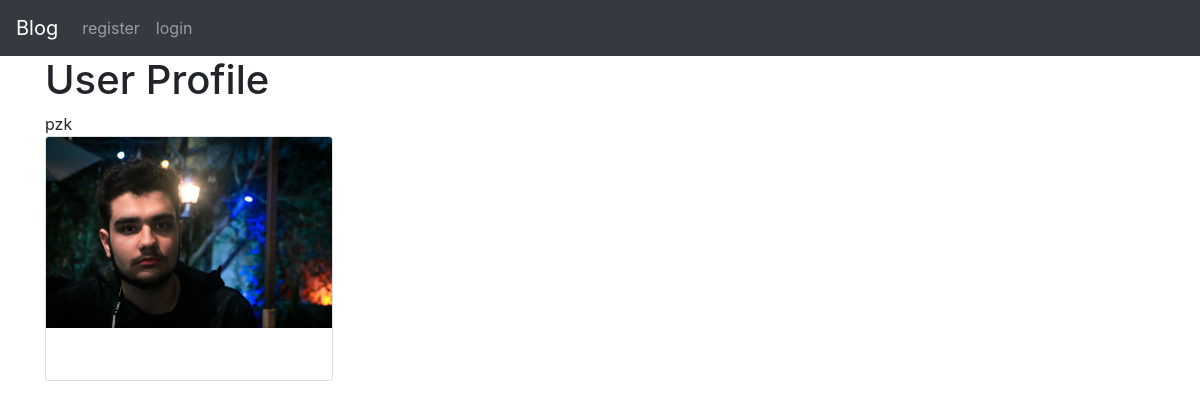
/members/1/profile/, run on the app's committed database.
### MyBlog/models.py (models this page shows)
class Profile(models.Model):
    user = models.OneToOneField(User, null=True, on_delete=models.CASCADE)
    bio = models.TextField()
    profile_pic = models.ImageField(null=True, blank=True, upload_to=upload_image_path)
    instagram_url = models.CharField(max_length=255, null=True, blank=True)
    twitter_url = models.CharField(max_length=255, null=True, blank=True)
    facebook_url = models.CharField(max_length=255, null=True, blank=True)
    def __str__(self):
        return str(self.user)

### members/views.py (the view)
# urls.py: path('<int:pk>/profile/', ShowProfilePageView.as_view(), name="show_profile"),
class ShowProfilePageView(DetailView):
    model = Profile
    template_name = 'registration/user_profile.html'
    def get_context_data(self, *args, **kwargs):
        users = Profile.objects.all()
        context = super(ShowProfilePageView, self).get_context_data(*args, **kwargs)
        page_user = get_object_or_404(Profile, id=self.kwargs['pk'])
        context["page_user"] = page_user
        return context

### members/templates/registration/user_profile.html (shortened to what this page needs)
{% extends 'base.html' %}
{% load static %}
{% block content %}
    <h1>User Profile</h1>
    {{ page_user }}
    <div class="card" style="width: 18rem;">
        {% if page_user.profile_pic %}
            <img src="{{ page_user.profile_pic.url }}" class="card-img-top" alt="...">
        {% endif %}
        <div class="card-body">
        </div>
    </div>
{% endblock %}

### data on the page
Profile: user.username "pzk", profile_pic (picture)
